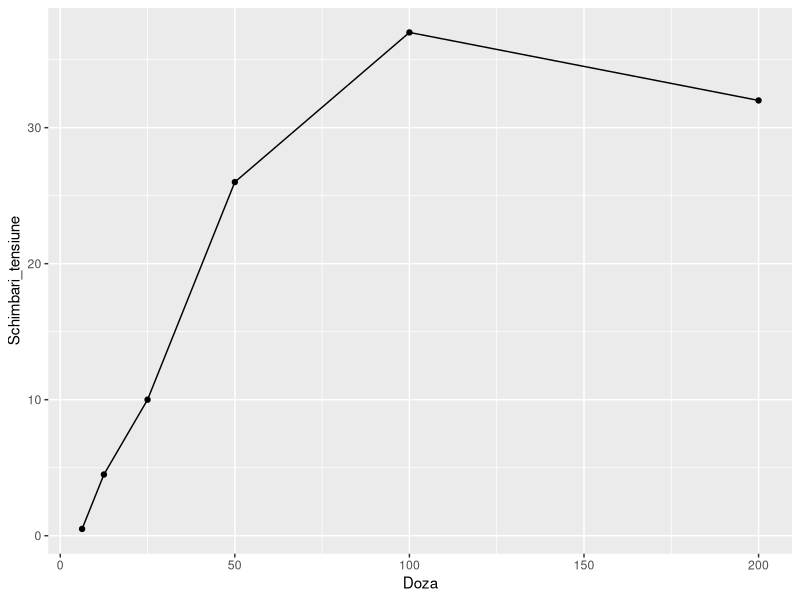
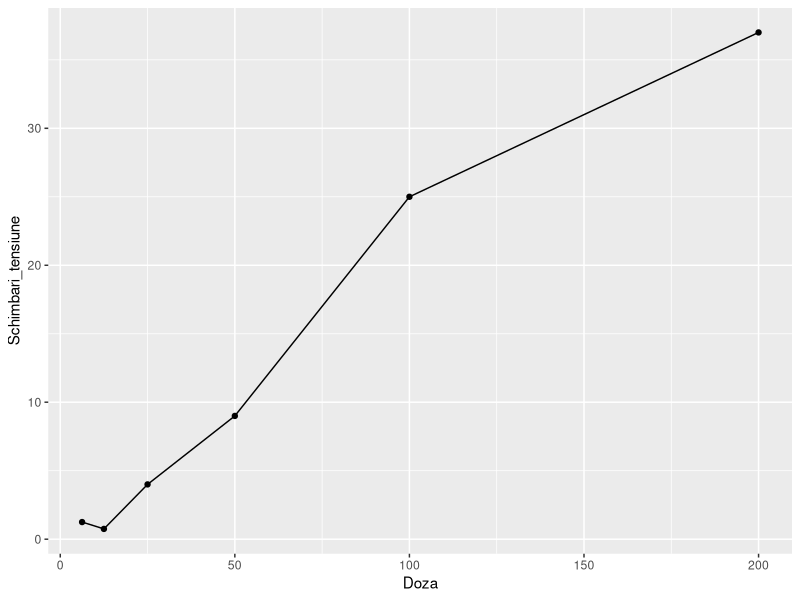
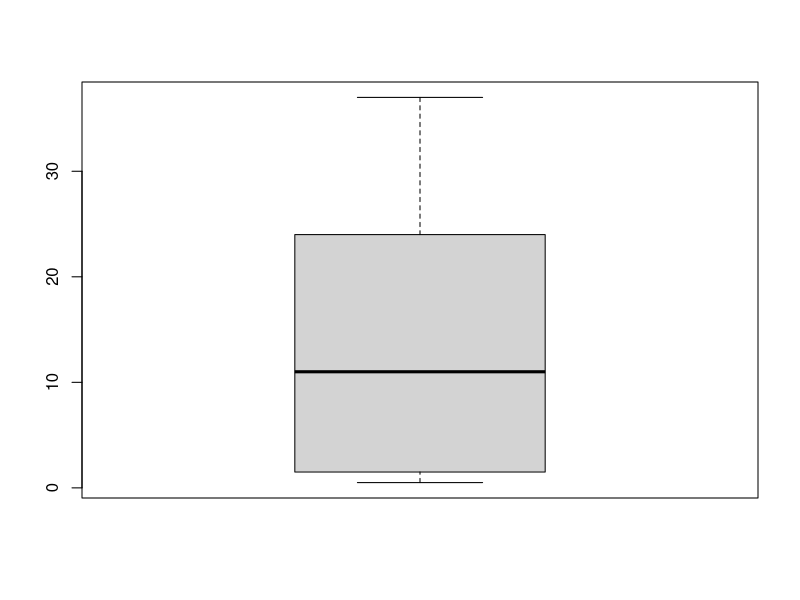
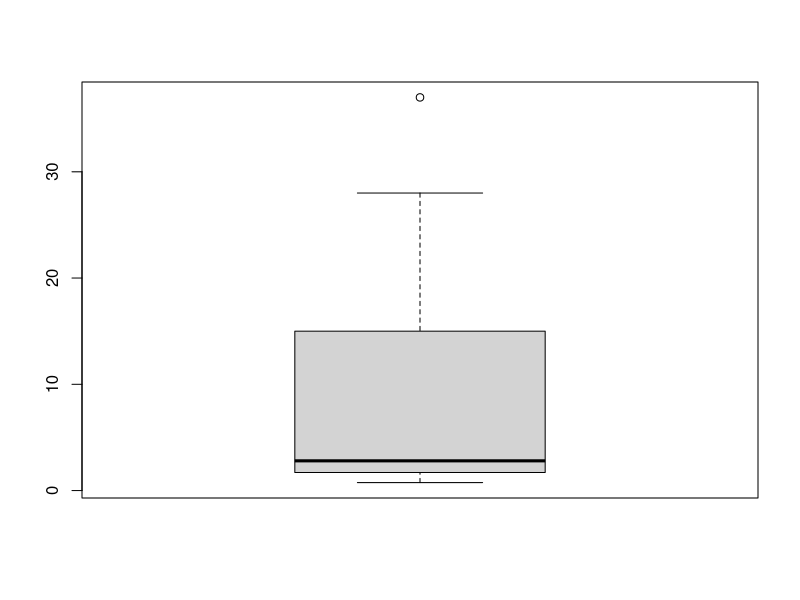
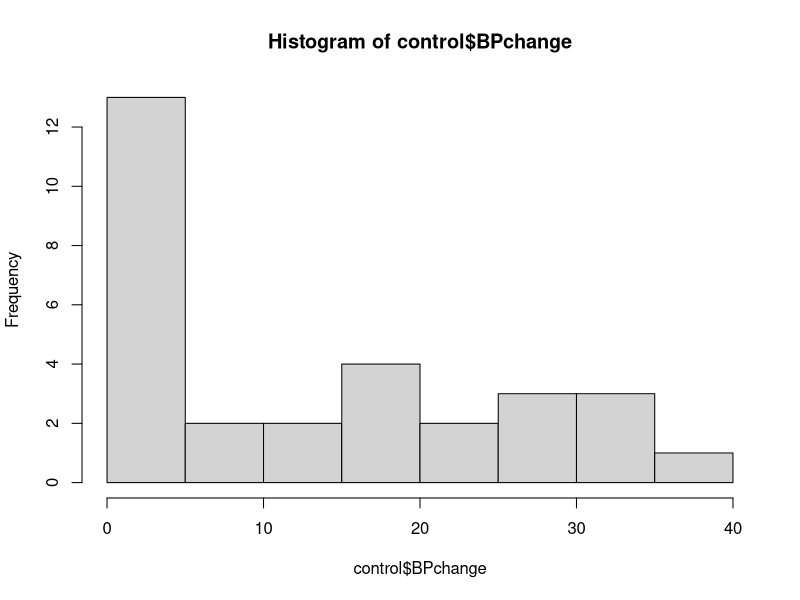
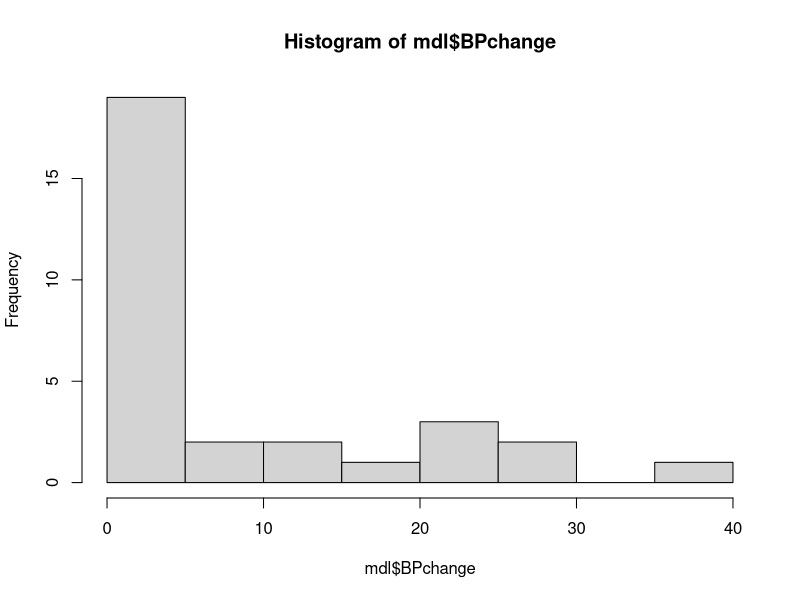
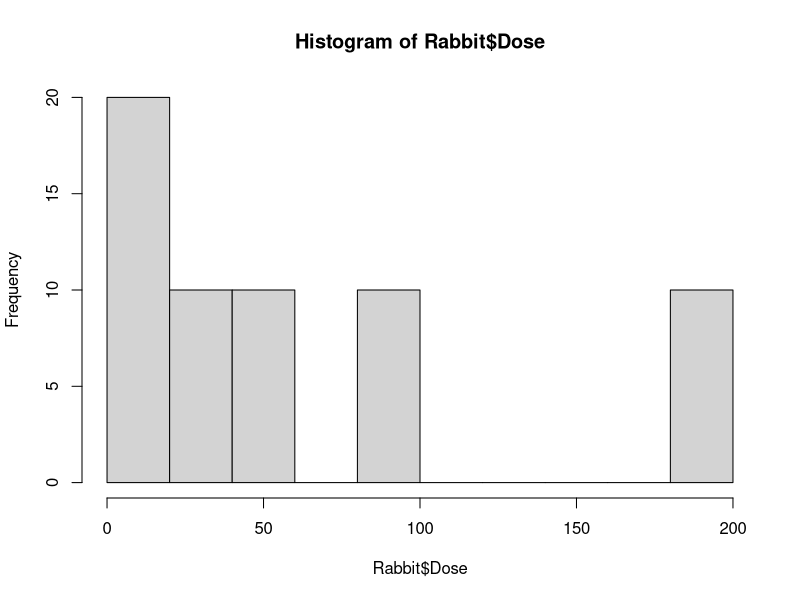
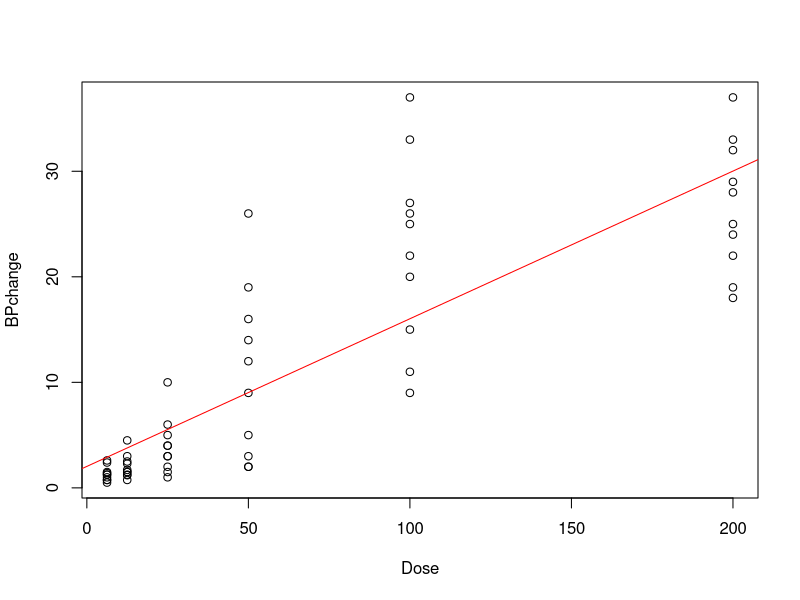

R code for these plots, in order:
library(MASS)
library(ggplot2)
View(Rabbit)

control<-subset(Rabbit,Treatment=="Control")
mdl<-subset(Rabbit,Treatment=="MDL")
control
mdl

# Grafice
line_graph<-function(rabbit,treatment){
  r<-subset(Rabbit,Treatment==treatment & Animal==rabbit)
  r
  Doza<-r$Dose
  Schimbari_tensiune<-r$BPchange
  data<-data.frame(Doza,Schimbari_tensiune)
  ggplot(data, aes(x=Doza, y=Schimbari_tensiune)) +
    geom_line()+
    geom_point()
}

# Crestere constanta pana la penultima doza. La ultima doza incepe sa isi piarda efectul
line_graph("R1","Control")

# Crestere lenta la inceput, crestere brusca dupa ultima doza, datorata depasirii pragului medicamentului MDL
line_graph("R1","MDL")


boxplot(control$BPchange)
mediana<-median(control$BPchange)
mediana
quantile(control$BPchange,prob=c(.25,.5,.75))
mean(control$BPchange)

boxplot(mdl$BPchange)
mediana<-median(mdl$BPchange)
mediana
quantile(mdl$BPchange,prob=c(.25,.5,.75))
mean(mdl$BPchange)

hist(control$BPchange)
hist(mdl$BPchange)
hist(Rabbit$Dose)

#Test t pentru esantioane dependente
#H0: Schimbarile in tensiunea arteriala sunt egale in ambele faze de testare
#Ha: Schimbarile in tensiunea arteriala sunt diferite in fiecare faza de testare
test1<-t.test(Rabbit$BPchange[Rabbit$Treatment=="Control"],Rabbit$BPchange[Rabbit$Treatment=="MDL"],alternative="two.sided",conf.level=0.05,paired=TRUE)
if(test1$p.value<=0.95) print("Respingem ipoteza nula") else  print("Nu respingem ipoteza nula")

correlation=cor(Rabbit$BPchange,Rabbit$Dose)
correlation
model=lm(BPchange ~ Dose,data=Rabbit)
#Residual standard error = 6.423
#Mediana valorilor reziduu = -1.534 => Modelul tinde si sa subestimeze, dar si sa supraestimeze.
model
summary(model)

plot(BPchange ~ Dose, data=Rabbit)
abline(model, col = "red")
